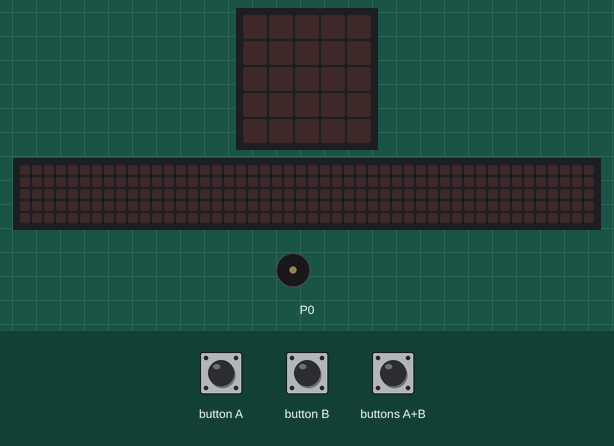
A program run on a simulated BBC micro:bit (MakeCode). On the bench: the board's 5×5 LED display, a strip that is not on the board, showing the scrolling text unrolled, buzzer (waves = sounding). The test bench sets the inputs (shaded band). Random numbers come from a fixed seed; the 48×5 strip is a reading aid, not a part: it shows the text the display is scrolling, unrolled, one strip-width of it at a time.

Above: at 1.2 s.
1.3 s: buttons A+B pressed for 0.15 s
At 1.9 s:
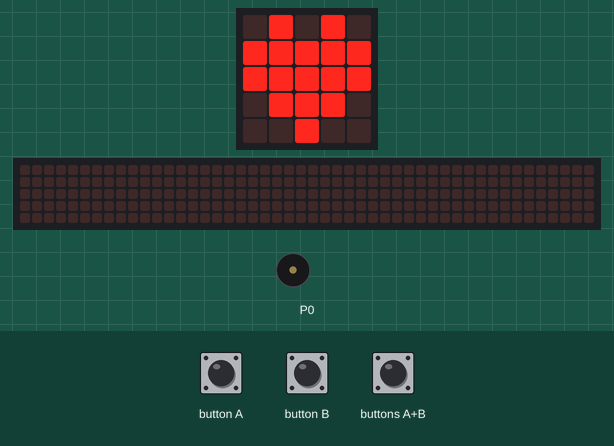
4.3 s: button A pressed for 0.15 s
At 6.0 s:
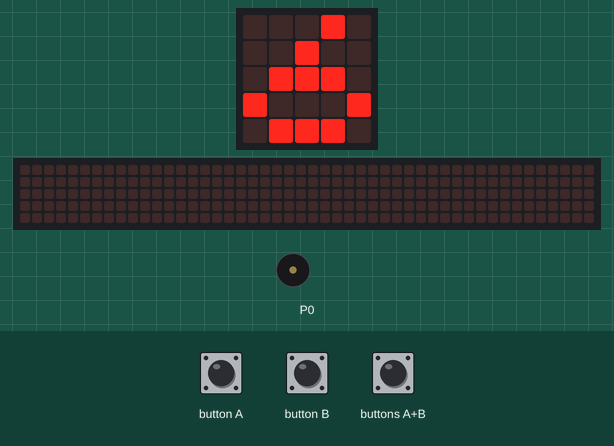
7.1 s: buttons A+B pressed for 1 s
At 8.17 s:
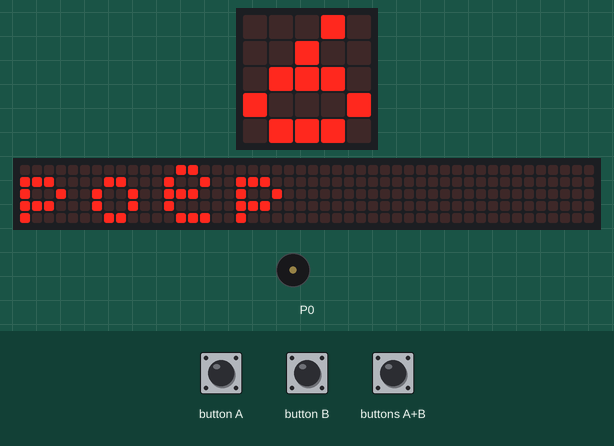
10.1 s: button B pressed for 0.15 s
At 13.0 s:
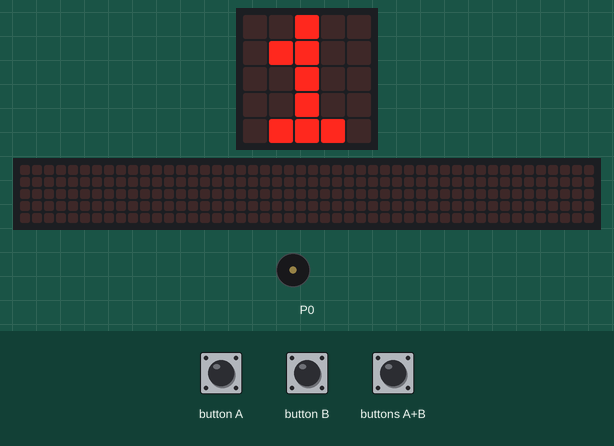
13.2 s: buttons A+B pressed for 0.15 s
At 13.57 s:
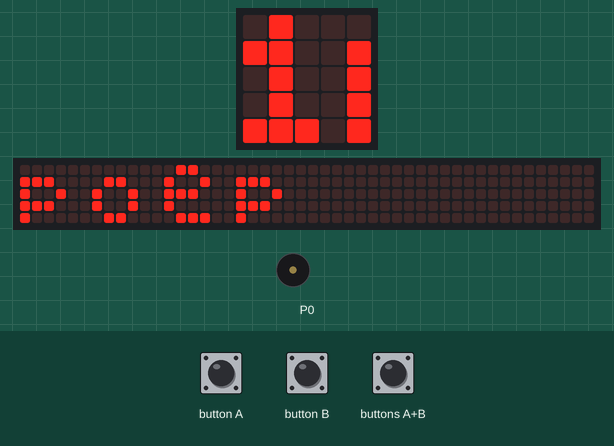
16.3 s: button A pressed for 0.15 s
At 16.57 s:
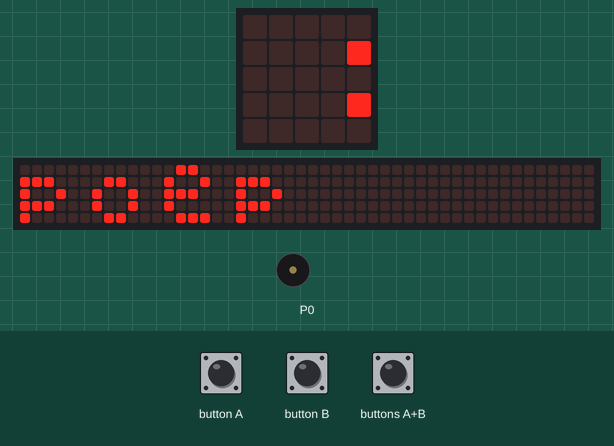
Timing chart, 0 to 19.3 s (numbered marks = the images above; inputs shaded):
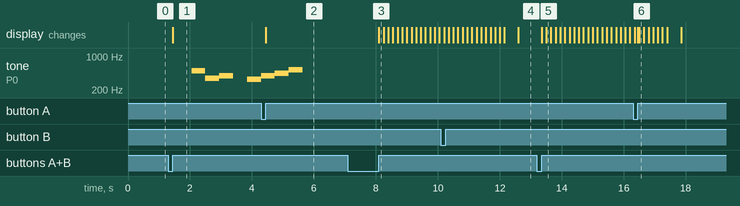

The program:

main.ts
```typescript
let _1 = 0
let _2 = 0
input.onButtonPressed(Button.A, function () {
    _1 = randint(1, 6)
    _2 = randint(1, 6)
    basic.clearScreen()
    basic.showNumber(_1 + _2)
})
input.onButtonPressed(Button.AB, function () {
    if (Math.randomBoolean()) {
        basic.showString("poep")
    } else {
        basic.showIcon(IconNames.Heart)
        music.play(music.stringPlayable("B F G - E G A C5 ", 135), music.PlaybackMode.UntilDone)
    }
})
input.onButtonPressed(Button.B, function () {
    basic.showNumber(randint(1, 6))
})
```

test.ts
```typescript
// tests gaan hier; deze zal niet worden gecompileerd wanneer dit pakket wordt gebruikt als extensie.
```

Measured:
- after the input at 1.3 s, tone on P0: plays 494 Hz for 0.45 s, 349 Hz for 0.45 s, 392 Hz for 0.44 s, 330 Hz for 0.45 s, 392 Hz for 0.00 s, starting after 0.75 s; the display: changes after 0.15 s (image 1)
- after the input at 4.3 s, the display: changes after 0.15 s (image 2)
- after the input at 7.1 s, the display: changes after 1.0 s (image 3)
- after the input at 13.2 s, the display: first changes after 0.15 s (image 5 shows a later state)
